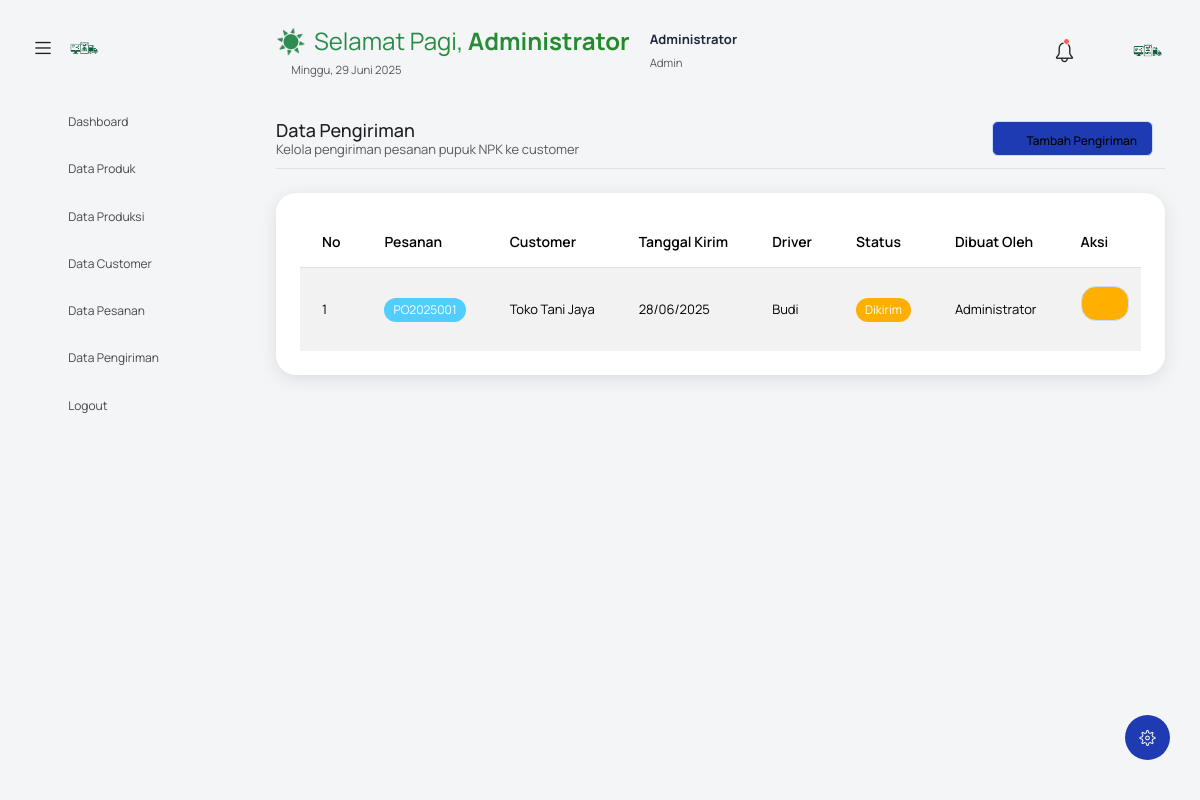
Page /?controller=pengiriman (signed in) on the committed database.
### tables this page shows
CREATE TABLE `pengiriman` (
  `id` int NOT NULL,
  `pesanan_id` int NOT NULL,
  `tanggal_kirim` date NOT NULL,
  `driver` varchar(100) DEFAULT NULL,
  `status` enum('siap','dikirim','sampai') DEFAULT 'siap',
  `created_by` int NOT NULL,
  `created_at` timestamp NULL DEFAULT CURRENT_TIMESTAMP
);

CREATE TABLE `pesanan` (
  `id` int NOT NULL,
  `kode` varchar(20) NOT NULL,
  `customer_id` int NOT NULL,
  `tanggal` date NOT NULL,
  `total` decimal(12,2) DEFAULT '0.00',
  `status` enum('pending','approved','selesai') DEFAULT 'pending',
  `created_by` int NOT NULL,
  `created_at` timestamp NULL DEFAULT CURRENT_TIMESTAMP
);

CREATE TABLE `customer` (
  `id` int NOT NULL,
  `kode` varchar(20) NOT NULL,
  `nama` varchar(100) NOT NULL,
  `alamat` text NOT NULL,
  `telepon` varchar(20) DEFAULT NULL,
  `created_at` timestamp NULL DEFAULT CURRENT_TIMESTAMP
);

CREATE TABLE `users` (
  `id` int NOT NULL,
  `username` varchar(50) NOT NULL,
  `password` varchar(255) NOT NULL,
  `nama` varchar(100) NOT NULL,
  `role` enum('admin','pimpinan') NOT NULL,
  `created_at` timestamp NULL DEFAULT CURRENT_TIMESTAMP
);

### controllers/PengirimanController.php (called while the page is built, shortened)
<?php
class PengirimanController {
    private $pengirimanModel;
    public function __construct() {
        $this->pengirimanModel = new PengirimanModel();
    }
    public function index() {
        $pengiriman = $this->pengirimanModel->getAll();
        $data = ['pengiriman' => $pengiriman];
        loadView('pengiriman/index', $data);
    }
}
?>

### models/PengirimanModel.php (called while the page is built, shortened)
<?php
class PengirimanModel {
    private $db;
    public function __construct() {
        $this->db = $GLOBALS['db'];
    }
    public function getAll() {
        $stmt = $this->db->query("SELECT pg.*, p.kode as pesanan_kode, c.nama as customer_nama, u.nama as user_nama
                                 FROM pengiriman pg
                                 LEFT JOIN pesanan p ON pg.pesanan_id = p.id
                                 LEFT JOIN customer c ON p.customer_id = c.id
                                 LEFT JOIN users u ON pg.created_by = u.id
                                 ORDER BY pg.tanggal_kirim DESC, pg.created_at DESC");
        return $stmt->fetchAll();
    }
}
?>

### views/pengiriman/index.php (the view, shortened to what this page needs)
<?php include('template/header.php'); ?>
<body class="with-welcome-text">
  <div class="container-scroller">
    <?php include 'template/navbar.php'; ?>
    <div class="container-fluid page-body-wrapper">
      <?php include 'template/setting_panel.php'; ?>
      <?php include 'template/sidebar.php'; ?>
      <div class="main-panel">
        <div class="content-wrapper">
          <div class="row">
            <div class="col-sm-12">
              <div class="home-tab">
                <div class="d-sm-flex align-items-center justify-content-between border-bottom">
                  <div>
                    <h4 class="card-title mb-0">Data Pengiriman</h4>
                    <p class="text-muted">Kelola pengiriman pesanan pupuk NPK ke customer</p>
                  </div>
                  <div>
                    <a href="?controller=pengiriman&action=add" class="btn btn-primary">
                      <i class="mdi mdi-plus"></i> Tambah Pengiriman
                    </a>
                  </div>
                </div>
                <div class="row mt-4">
                  <div class="col-12">
                    <div class="card">
                      <div class="card-body">
                        <div class="table-responsive">
                          <table class="table table-striped">
                            <thead>
                              <tr>
                                <th>No</th>
                                <th>Pesanan</th>
                                <th>Customer</th>
                                <th>Tanggal Kirim</th>
                                <th>Driver</th>
                                <th>Status</th>
                                <th>Dibuat Oleh</th>
                                <th>Aksi</th>
                              </tr>
                            </thead>
                            <tbody>
                              <?php if (!empty($pengiriman)): ?>
                                <?php $no = 1; foreach ($pengiriman as $item): ?>
                                  <tr>
                                    <td><?= $no++ ?></td>
                                    <td>
                                      <span class="badge bg-info"><?= $item['pesanan_kode'] ?? 'Pesanan Dihapus' ?></span>
                                    </td>
                                    <td><?= $item['customer_nama'] ?? '-' ?></td>
                                    <td><?= date('d/m/Y', strtotime($item['tanggal_kirim'])) ?></td>
                                    <td><?= $item['driver'] ?? '-' ?></td>
                                    <td>
                                      <span class="badge bg-<?= $item['status'] == 'sampai' ? 'success' : ($item['status'] == 'dikirim' ? 'warning' : 'secondary') ?>">
                                        <?= ucfirst($item['status']) ?>
                                      </span>
                                    </td>
                                    <td><?= $item['user_nama'] ?? 'Unknown' ?></td>
                                    <td>
                                      <a href="?controller=pengiriman&action=edit&id=<?= $item['id'] ?>" class="btn btn-sm btn-warning">
                                        <i class="mdi mdi-pencil"></i>
                                      </a>
                                    </td>
                                  </tr>
                                <?php endforeach; ?>
                              <?php else: ?>
                                <tr>
                                  <td colspan="8" class="text-center">Belum ada data pengiriman</td>
                                </tr>
                              <?php endif; ?>
                            </tbody>
                          </table>
                        </div>
                      </div>
                    </div>
                  </div>
                </div>
              </div>
            </div>
          </div>
        </div>
      </div>
    </div>
  </div>
</body>
</html>

### index.php (shortened to what this page needs)
<?php
function autoload($className) {
    if (strpos($className, 'Model') !== false) {
        $file = 'models/' . $className . '.php';
    } elseif (strpos($className, 'Controller') !== false) {
        $file = 'controllers/' . $className . '.php';
    }
}
function loadView($viewName, $data = []) {
    extract($data);
    $viewFile = 'views/' . $viewName . '.php';
    if (file_exists($viewFile)) {
        include $viewFile;
    }
}
$controller = $_GET['controller'] ?? 'Auth';
$action = $_GET['action'] ?? 'index';
$controllerName = ucfirst($controller) . 'Controller';
if (class_exists($controllerName)) {
    $controllerInstance = new $controllerName();
    if (method_exists($controllerInstance, $action)) {
        $controllerInstance->$action();
    } else {
        http_response_code(404);
        echo "Action tidak ditemukan: $action di $controllerName";
    }
} else {
    http_response_code(404);
    echo "Controller tidak ditemukan: $controllerName";
}
?>

### template/header.php (shortened to what this page needs)
<!DOCTYPE html>
<html lang="en">
<head>
  <link rel="stylesheet" href="assets/vendors/feather/feather.css" />
  <link
    rel="stylesheet"
    href="assets/vendors/mdi/css/materialdesignicons.min.css" />
  <link
    rel="stylesheet"
    href="assets/vendors/ti-icons/css/themify-icons.css" />
  <link rel="stylesheet" href="assets/vendors/typicons/typicons.css" />
  <link
    rel="stylesheet"
    href="assets/vendors/simple-line-icons/css/simple-line-icons.css" />
  <link rel="stylesheet" href="assets/vendors/css/vendor.bundle.base.css" />
  <link
    rel="stylesheet"
    href="assets/vendors/datatables.net-bs4/dataTables.bootstrap4.css" />
  <link
    rel="stylesheet"
    type="text/css"
    href="assets/js/select.dataTables.min.css" />
  <link rel="stylesheet" href="assets/css/vertical-layout-light/style.css" />
</head>

### template/navbar.php (shortened to what this page needs)
<nav class="navbar default-layout col-lg-12 col-12 p-0 fixed-top d-flex align-items-top flex-row">
  <div class="text-center navbar-brand-wrapper d-flex align-items-center justify-content-start">
    <div class="me-3">
      <button class="navbar-toggler navbar-toggler align-self-center" type="button" data-bs-toggle="minimize">
        <span class="icon-menu"></span>
      </button>
    </div>
    <div>
      <a class="navbar-brand brand-logo" href="?controller=dashboard">
        <img src="Logo.png" alt="SIMPD Pupuk NPK" style="max-height: 40px; width: auto;" />
      </a>
    </div>
  </div>
  <div class="navbar-menu-wrapper d-flex align-items-top">
    <ul class="navbar-nav">
      <li class="nav-item font-weight-semibold d-none d-lg-block ms-0">
        <h1 class="welcome-text mb-0" style="font-size: 1.5rem;">
          <?php
            $jam = date('H');
            $hari = date('l');
            $tanggal = date('d F Y');
            if ($jam >= 5 && $jam < 12) {
              $greeting = "Selamat Pagi";
              $icon = "☀️";
            } elseif ($jam >= 12 && $jam < 15) {
              $greeting = "Selamat Siang";
              $icon = "🌞";
            } elseif ($jam >= 15 && $jam < 18) {
              $greeting = "Selamat Sore";
              $icon = "🌅";
            } else {
              $greeting = "Selamat Malam";
              $icon = "🌙";
            }
            $hari_indo = [
              'Monday' => 'Senin', 'Tuesday' => 'Selasa', 'Wednesday' => 'Rabu',
              'Thursday' => 'Kamis', 'Friday' => 'Jumat', 'Saturday' => 'Sabtu', 'Sunday' => 'Minggu'
            ];
            $bulan_indo = [
              'January' => 'Januari', 'February' => 'Februari', 'March' => 'Maret',
              'April' => 'April', 'May' => 'Mei', 'June' => 'Juni',
              'July' => 'Juli', 'August' => 'Agustus', 'September' => 'September',
              'October' => 'Oktober', 'November' => 'November', 'December' => 'Desember'
            ];
            $tanggal_indo = str_replace(array_keys($bulan_indo), array_values($bulan_indo), $tanggal);
          ?>
          <span class="me-2"><?= $icon ?></span><?= $greeting ?>,
          <span class="text-black fw-bold"><?= $_SESSION['nama'] ?? 'User' ?></span>
        </h1>
        <p class="text-muted mb-0 small">
          <i class="mdi mdi-calendar-clock me-1"></i>
          <?= $hari_indo[$hari] ?? $hari ?>, <?= $tanggal_indo ?>
        </p>
      </li>
    </ul>
    <ul class="navbar-nav d-lg-none d-md-block">
      <li class="nav-item">
        <span class="text-dark fw-bold"><?= $_SESSION['nama'] ?? 'User' ?></span>
        <br><small class="text-muted"><?= ucfirst($_SESSION['role'] ?? 'user') ?></small>
      </li>
    </ul>
    <ul class="navbar-nav ms-auto">
      <li class="nav-item dropdown d-none d-md-block">
        <a class="nav-link count-indicator" href="#" data-bs-toggle="dropdown">
          <i class="icon-bell"></i>
          <span class="count"></span>
        </a>
      </li>
      <li class="nav-item dropdown d-none d-lg-block">
        <a class="nav-link" href="#" data-bs-toggle="dropdown">
          <i class="mdi mdi-plus-circle-outline"></i>
        </a>
      </li>
      <li class="nav-item dropdown user-dropdown">
        <a class="nav-link" id="UserDropdown" href="#" data-bs-toggle="dropdown" aria-expanded="false">
          <img class="img-xs rounded-circle" src="Logo.png" alt="Profile"
               style="width: 35px; height: 35px; object-fit: cover;" />
        </a>
      </li>
    </ul>
  </div>
</nav>

### template/setting_panel.php (shortened to what this page needs)
<div class="theme-setting-wrapper">
    <div id="settings-trigger"><i class="ti-settings"></i></div>
</div>

### template/sidebar.php (shortened to what this page needs)
<nav class="sidebar sidebar-offcanvas" id="sidebar">
  <ul class="nav">
    <li class="nav-item">
      <a class="nav-link" href="?controller=dashboard">
        <i class="mdi mdi-grid-large menu-icon"></i>
        <span class="menu-title">Dashboard</span>
      </a>
    </li>
    <?php if ($_SESSION['role'] == 'admin'): ?>
    <li class="nav-item">
      <a class="nav-link" href="?controller=produk">
        <i class="mdi mdi-package-variant menu-icon"></i>
        <span class="menu-title">Data Produk</span>
      </a>
    </li>
    <li class="nav-item">
      <a class="nav-link" href="?controller=produksi">
        <i class="mdi mdi-factory menu-icon"></i>
        <span class="menu-title">Data Produksi</span>
      </a>
    </li>
    <li class="nav-item">
      <a class="nav-link" href="?controller=customer">
        <i class="mdi mdi-account-multiple menu-icon"></i>
        <span class="menu-title">Data Customer</span>
      </a>
    </li>
    <li class="nav-item">
      <a class="nav-link" href="?controller=pesanan">
        <i class="mdi mdi-clipboard-text menu-icon"></i>
        <span class="menu-title">Data Pesanan</span>
      </a>
    </li>
    <li class="nav-item">
      <a class="nav-link" href="?controller=pengiriman">
        <i class="mdi mdi-truck menu-icon"></i>
        <span class="menu-title">Data Pengiriman</span>
      </a>
    </li>
    <?php endif; ?>
    <li class="nav-item">
      <a class="nav-link" href="?controller=auth&action=logout">
        <i class="mdi mdi-logout menu-icon"></i>
        <span class="menu-title">Logout</span>
      </a>
    </li>
  </ul>
</nav>

### template/navbar.php (style rules this page uses)
.navbar-brand img { transition: transform 0.3s ease; }
.welcome-text { background: linear-gradient(45deg, #2E8B57, #228B22); -webkit-background-clip: text; -webkit-text-fill-color: transparent; background-clip: text; }
.count-indicator { position: relative; }
.count { position: absolute; top: -2px; right: -2px; background: #dc3545; color: white; border-radius: 50%; width: 8px; height: 8px; font-size: 10px; }

### rows in the picture
pengiriman: pesanan.kode "PO2025001", customer.nama "Toko Tani Jaya", tanggal_kirim "28/06/2025", driver "Budi", status "Dikirim", created_by.nama "Administrator"

### other values in the picture
$icon "☀️"
$greeting "Selamat Pagi"
$_SESSION['nama'] "Administrator"
$tanggal_indo "29 Juni 2025"
$_SESSION['role'] "Admin"
